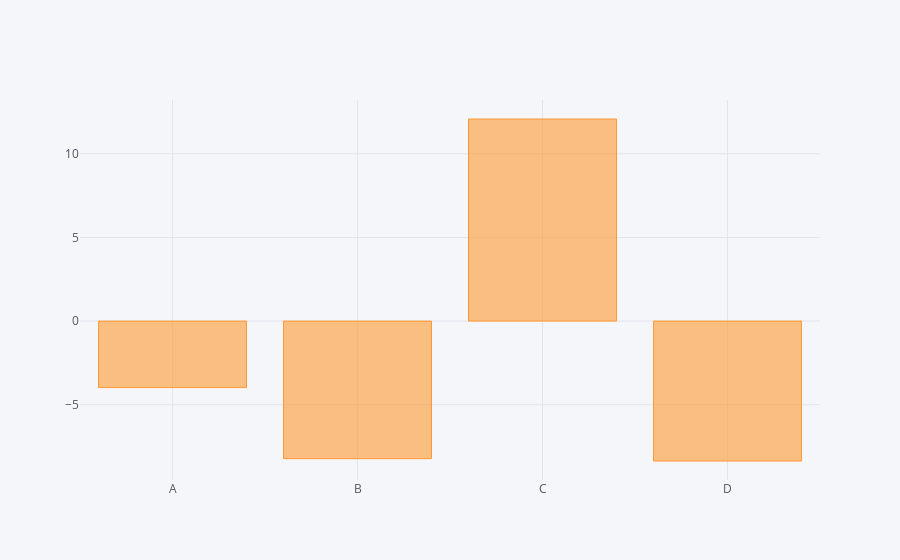

The code cell stored with this chart in its notebook:
### Code cell
df.sum().iplot(kind='bar')

### Figure 1 — Plotly figure (JSON) as saved in the notebook; plotly's stock layout.template omitted (floating-point values rounded to 4 significant figures)
{"data": [{"marker": {"color": "rgba(255, 153, 51, 0.6)", "line": {"color": "rgba(255, 153, 51, 1.0)", "width": 1}}, "name": "None", "orientation": "v", "text": "", "type": "bar", "uid": "ed74043e-5715-44b2-9809-33512d75e42c", "x": ["A", "B", "C", "D"], "y": [-3.976, -8.225, 12.08, -8.365]}], "layout": {"legend": {"bgcolor": "#F5F6F9", "font": {"color": "#4D5663"}}, "paper_bgcolor": "#F5F6F9", "plot_bgcolor": "#F5F6F9", "title": {"font": {"color": "#4D5663"}}, "xaxis": {"gridcolor": "#E1E5ED", "showgrid": true, "tickfont": {"color": "#4D5663"}, "title": {"font": {"color": "#4D5663"}, "text": ""}, "zerolinecolor": "#E1E5ED"}, "yaxis": {"gridcolor": "#E1E5ED", "showgrid": true, "tickfont": {"color": "#4D5663"}, "title": {"font": {"color": "#4D5663"}, "text": ""}, "zerolinecolor": "#E1E5ED"}}}
